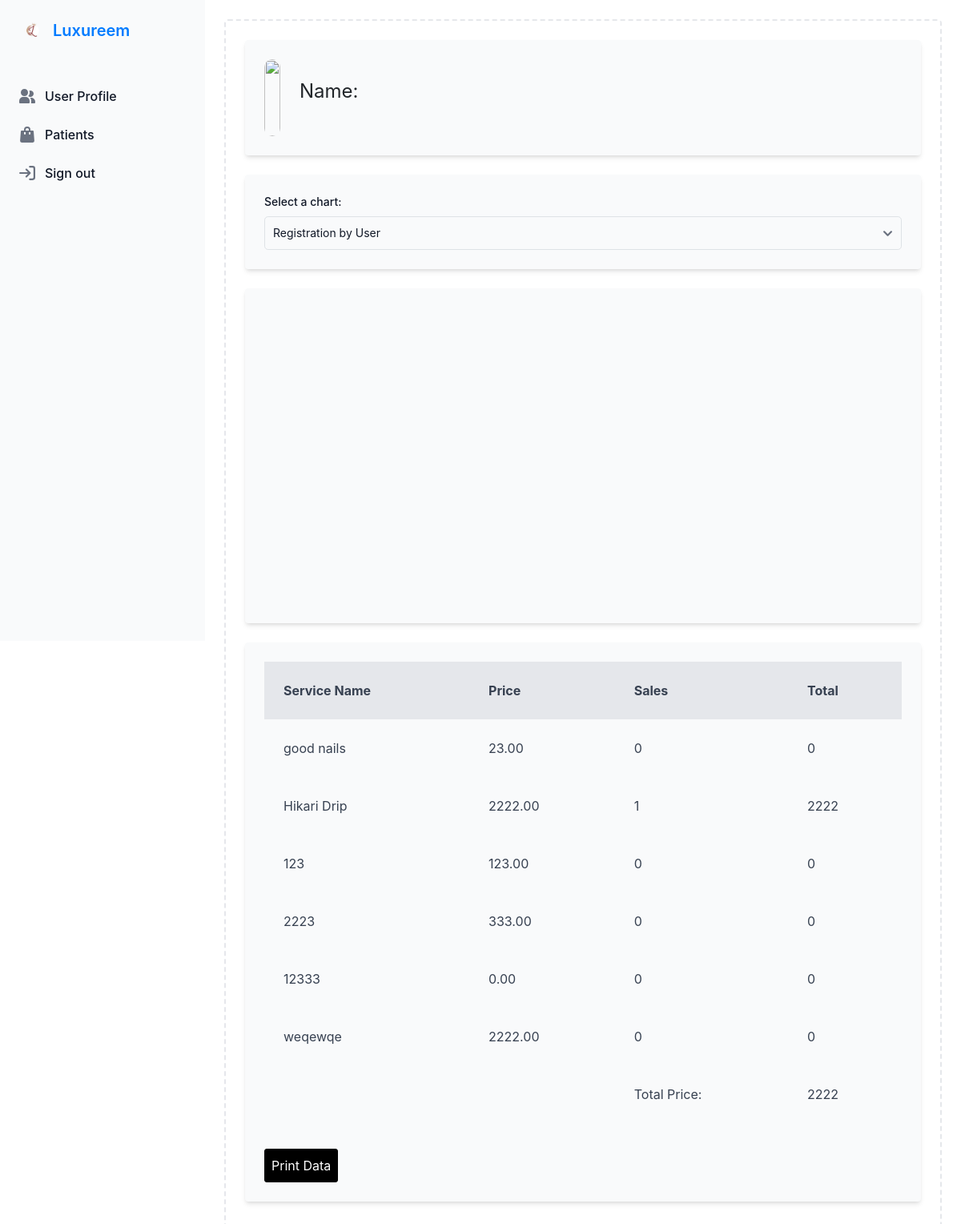
The app's page /frontend/doctorDashboardProfile.php with its own data.
### tables this page shows
CREATE TABLE `barbie` (
  `barbieid` int(255) NOT NULL,
  `barbiecat` varchar(255) NOT NULL,
  `barbiename` varchar(255) NOT NULL,
  `barbiedesc` varchar(255) NOT NULL,
  `barbiepic` varchar(255) NOT NULL,
  `barbieprice` decimal(65,2) NOT NULL,
  `sales` int(255) NOT NULL
);

### frontend/doctorDashboardProfile.php (the view, shortened to what this page needs)
<!DOCTYPE html>
<html lang="en">
<head>
  <link rel="stylesheet" href="output.css" />
  <link rel="stylesheet" href="https://maxcdn.bootstrapcdn.com/bootstrap/4.5.2/css/bootstrap.min.css" />
</head>
<body>
  <aside id="logo-sidebar"
    class="fixed top-0 left-0 z-40 w-64 h-screen transition-transform -translate-x-full sm:translate-x-0"
    aria-label="Sidebar">
    <div class="h-full px-3 py-4 overflow-y-auto bg-gray-50 dark:bg-gray-800">
      <a href="#" class="flex items-center ps-2.5 mb-5">
        <img src="img/<?= $_SESSION['weblogo'] ?>" class="h-6 me-3 sm:h-7" alt="Flowbite Logo" />
        <span class="self-center text-xl font-semibold whitespace-nowrap dark:text-white">
          <?php echo $_SESSION['webname'] ?>
        </span>
      </a>
      <ul class="space-y-2 font-medium">
        <li>
          <a href="../frontend/doctorDashboardProfile.php"
            class="flex items-center p-2 text-gray-900 rounded-lg dark:text-white hover:bg-gray-100 dark:hover:bg-gray-700 group">
            <span class="flex-1 ms-3 whitespace-nowrap">User Profile</span>
          </a>
        </li>
        <li>
          <a href="doctorDashboardPatients.php"
            class="flex items-center p-2 text-gray-900 rounded-lg dark:text-white hover:bg-gray-100 dark:hover:bg-gray-700 group">
            <span class="flex-1 ms-3 whitespace-nowrap">Patients</span>
          </a>
        </li>
        <li>
          <a href="../backend/logoutDoctor.php"
            class="flex items-center p-2 text-gray-900 rounded-lg dark:text-white hover:bg-gray-100 dark:hover:bg-gray-700 group">
            <span class="flex-1 ms-3 whitespace-nowrap">Sign out</span>
          </a>
        </li>
      </ul>
    </div>
  </aside>
  <div class="p-4 sm:ml-64">
    <div class="p-4 border-2 border-black-1000 border-dashed rounded-lg dark:border-gray-700">
      <div class="mb-4 bg-gray-50 dark:bg-gray-800 rounded shadow-md p-6 flex">
        <div class="flex items-center">
          <div class="w-24 h-24 image-container overflow-hidden rounded-full">
            <img src="../upload/<?= $_SESSION['userData']['pp'] ?>" class="img-fluid" style="height:100%; width:100%">
          </div>
          <p class="text-2xl text-black-400 dark:text-gray-500 ml-4">
            Name:
          </p>
        </div>
      </div>
      <div class="mb-4 bg-gray-50 dark:bg-gray-800 rounded shadow-md p-6">
    <label for="chart-select" class="block mb-2 text-sm font-medium text-gray-900 dark:text-white">Select a chart:</label>
    <select id="chart-select" class="bg-gray-50 border border-gray-300 text-gray-900 text-sm rounded-lg focus:ring-blue-500 focus:border-blue-500 block w-full p-2.5 dark:bg-gray-700 dark:border-gray-600 dark:placeholder-gray-400 dark:text-white dark:focus:ring-blue-500 dark:focus:border-blue-500">
      <option value="reguser">Registration by User</option>
    </select>
  </div>
  <div class="mb-4 bg-gray-50 dark:bg-gray-800 rounded shadow-md p-6">
  <div id="reguser" style="height: 370px; width: 100%;"></div>
  </div>
      <div class="mb-4 bg-gray-50 dark:bg-gray-800 rounded shadow-md p-6">
        <?php
        $connection = new mysqli('localhost', 'root', '', 'luxureemdb');
        $sql = "SELECT * FROM barbie";
        $result = $connection->query($sql);
        $totaltotal = 0;
        if ($result->num_rows > 0) {
          echo "<table class='w-full border-collapse mb-8'>";
          echo "<thead class='bg-gray-200 text-gray-700 border-b-2 border-gray-300'>";
          echo "<tr><th class='p-4 text-left'>Service Name</th><th class='p-4 text-left'>Price</th><th class='p-4 text-left'>Sales</th><th class='p-4 text-left'>Total</th></tr>";
          echo "</thead>";
          echo "<tbody class='text-gray-700'>";
          while ($row = $result->fetch_assoc()) {
            $totalperitem = $row["barbieprice"] * $row["sales"];
            $totaltotal += $totalperitem;
            echo "<tr class='border-b-2 border-gray-200 hover:bg-gray-100'>";
            echo "<td class='p-4'>" . $row["barbiename"] . "</td>";
            echo "<td class='p-4'>" . $row["barbieprice"] . "</td>";
            echo "<td class='p-4'>" . $row["sales"] . "</td>";
            echo "<td class='p-4'>" . $totalperitem . "</td>";
            echo "</tr>";
          }
          echo "<td class='p-4'>" . "</td>";
          echo "<td class='p-4'>" . "</td>";
          echo "<td class='p-4'>" . "Total Price: " . "</td>";
          echo "<td class='p-4'>" . $totaltotal . "</td>";
          echo "</tbody>";
          echo "</table>";
        } else {
          echo "<p class='text-red-600'>0 results</p>";
        }
        ?>
<form action="index.php" method="post">
 <input name="printing" type="submit" value="Print Data" class="col-start-3"
 style="color: white; background-color: black; border: none; padding: 0.5rem; border-radius: 3px; transition: background-color 0.3s, border 0.3s; border: 1px solid black;"
 onmouseover="this.style.backgroundColor='black'; this.style.color='white'"
 onmouseout="this.style.backgroundColor='white'; this.style.color='black';">
</form>
      </div>
</body>
</html>

### records on screen
barbie: barbiename "good nails", barbieprice "23.00", sales "0"
barbie: barbiename "Hikari Drip", barbieprice "2222.00", sales "1", totalperitem "2222"
barbie: barbiename "123", barbieprice "123.00", sales "0"
barbie: barbiename "2223", barbieprice "333.00", sales "0"
barbie: barbiename "12333", barbieprice "0.00", sales "0"
barbie: barbiename "weqewqe", barbieprice "2222.00", sales "0"

### other values on screen
$_SESSION['webname'] "Luxureem"
$totaltotal "2222"
